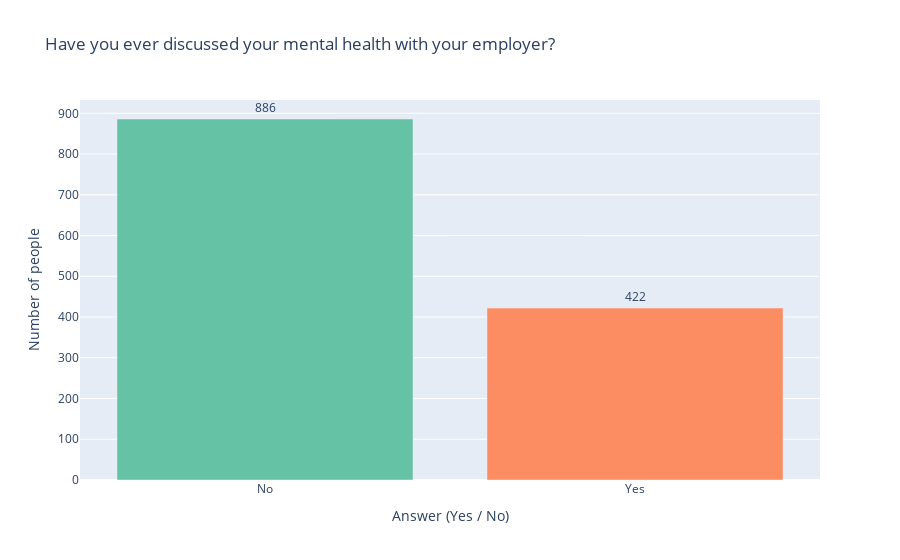

Here is the notebook cell this chart was saved with:
### Markdown cell above
## Have you ever talked with your employeer about Mental Heath?

We analized responses to `questionid == 58` (Have you discussed your mental health with your employer?)

To ensure consistency, we used the same approach as in the previous section, combining a **bar chart**(raw counts) with **pie charts**(percentages). Note that this question is only available for **three years**, which limits the temporal comparison

**Key insights**

* The **majority of respondents** reported **never having discusses** their mental health with their employer.
* However, the **Pie Charts** reveal a **gradual increase** in the proportion of individuals who have had these conversations

This trend suggests a **positive cultural shift** over time, employees seem to fell **more comfortable discussing mental health issues** at work, reflecting increased awareness and openness within the tech industry.

### Code cell
employers_discusse = q_a.query("questionid == 58")['AnswerText']\
    .value_counts().rename_axis('AnswerText').reset_index(name='count')

fig = px.bar(
    employers_discusse,
    x = 'AnswerText',
    y='count',
    title='Have you ever discussed your mental health with your employer?',
    text='count',
    labels={
        'AnswerText': 'Answer (Yes / No)',   
        'count':    'Number of people'     
    },
    color_discrete_sequence=px.colors.qualitative.Set2,
    color='AnswerText'
    

)

fig.update_traces(
    textposition='outside'
)


fig.update_layout(
    showlegend = False

)

fig.show()

### Figure 1 — Plotly figure (JSON) as saved in the notebook; plotly's stock layout.template omitted (floating-point values rounded to 4 significant figures)
{"data": [{"hovertemplate": "Answer (Yes / No)=%{x}<br>Number of people=%{text}<extra></extra>", "legendgroup": "No", "marker": {"color": "rgb(102,194,165)", "pattern": {"shape": ""}}, "name": "No", "orientation": "v", "showlegend": true, "text": [886.0], "textposition": "outside", "type": "bar", "x": ["No"], "xaxis": "x", "y": [886], "yaxis": "y"}, {"hovertemplate": "Answer (Yes / No)=%{x}<br>Number of people=%{text}<extra></extra>", "legendgroup": "Yes", "marker": {"color": "rgb(252,141,98)", "pattern": {"shape": ""}}, "name": "Yes", "orientation": "v", "showlegend": true, "text": [422.0], "textposition": "outside", "type": "bar", "x": ["Yes"], "xaxis": "x", "y": [422], "yaxis": "y"}], "layout": {"barmode": "relative", "legend": {"title": {"text": "Answer (Yes / No)"}, "tracegroupgap": 0}, "showlegend": false, "title": {"text": "Have you ever discussed your mental health with your employer?"}, "xaxis": {"anchor": "y", "categoryarray": ["No", "Yes"], "categoryorder": "array", "domain": [0, 1], "title": {"text": "Answer (Yes / No)"}}, "yaxis": {"anchor": "x", "domain": [0, 1], "title": {"text": "Number of people"}}}}
